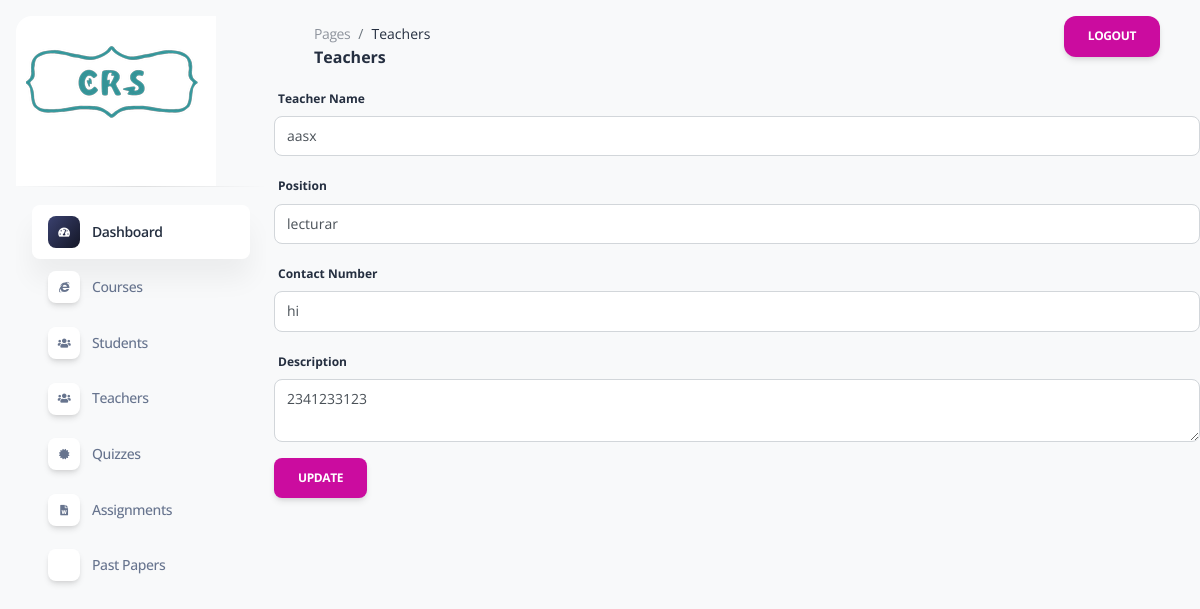
Screenshot of /admin/editteacher.php?id=34 with the database file from the repository.
### tables this page shows
CREATE TABLE `teacher_details` (
  `id` int(11) NOT NULL,
  `teachername` varchar(255) NOT NULL,
  `position` varchar(255) NOT NULL,
  `description` varchar(255) NOT NULL,
  `contact` varchar(255) NOT NULL
);

### admin/editteacher.php (the view, shortened to what this page needs)
<?php include("header.php"); ?>
<?php
require_once("db.php");
if(isset($_GET['id'])) {
    $teacherId = $_GET['id'];
    $sql = "SELECT * FROM teacher_details WHERE id = ?";
    $stmt = mysqli_prepare($con, $sql);
    mysqli_stmt_bind_param($stmt, "i", $teacherId);
    mysqli_stmt_execute($stmt);
    $result = mysqli_stmt_get_result($stmt);
    if($row = mysqli_fetch_assoc($result)) {
        $teacherName = $row['teachername'];
        $position = $row['position'];
        $contactNumber = $row['contact'];
        $description = $row['description'];
    } else {
        echo "Teacher not found.";
    }
}
?>
<nav class="navbar navbar-main navbar-expand-lg px-0 mx-4 shadow-none border-radius-xl" id="navbarBlur" navbar-scroll="true">
    <div class="container-fluid py-1 px-3">
        <nav aria-label="breadcrumb">
            <ol class="breadcrumb bg-transparent mb-0 pb-0 pt-1 px-0 me-sm-6 me-5">
                <li class="breadcrumb-item text-sm"><a class="opacity-5 text-dark" href="javascript:;">Pages</a></li>
                <li class="breadcrumb-item text-sm text-dark active" aria-current="page">Teachers</li>
            </ol>
            <h6 class="font-weight-bolder mb-0">Teachers</h6>
        </nav>
        <div class="collapse navbar-collapse mt-sm-0 mt-2 me-md-0 me-sm-4" id="navbar">
            <?php include("navbar.php"); ?>
        </div>
    </div>
</nav>
<form role="form" method="POST" action="update_teacher.php">
                                <div class="form-group">
                                    <label for="teacherName">Teacher Name</label>
                                    <input type="text" class="form-control" id="teacherName" name="teacherName" value="<?php echo $teacherName; ?>">
                                </div>
                                <div class="form-group">
                                    <label for="position">Position</label>
                                    <input type="text" class="form-control" id="position" name="position" value="<?php echo $position; ?>">
                                </div>
                                <div class="form-group">
                                    <label for="contactNumber">Contact Number</label>
                                    <input type="text" class="form-control" id="contactNumber" name="contactNumber" value="<?php echo $contactNumber; ?>">
                                </div>
                                <div class="form-group">
                                    <label for="description">Description</label>
                                    <textarea class="form-control" id="description" name="description"><?php echo $description; ?></textarea>
                                </div>
                                <button type="submit" class="btn btn-primary">Update</button>
                            </form>

### rows the page displays
teacher_details: teacherName "aasx", position "lecturar", contactNumber "hi", description "2341233123"
